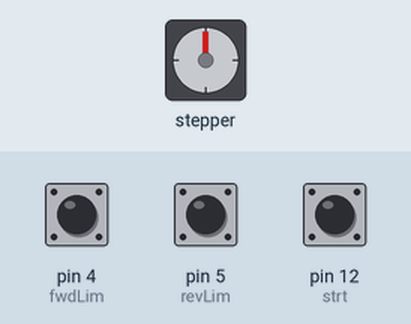
Simulated run of this sketch. Board: Arduino Uno, built with avr-gcc and run on an emulated ATmega328P. On the bench: stepper motor. Wiring (inferred from the names in the program): stepper motor driver (200 steps per turn assumed): step pin 3; direction pin 2; enable pin 7. The test bench sets the inputs (shaded band); at power-on: pin 12 (strt) HIGH, pin 5 (revLim) HIGH, pin 4 (fwdLim) HIGH.

Above: at 1.2 s.
1.3 s: pin 12 (strt) pulled LOW for 1 s
At 1.54 s:
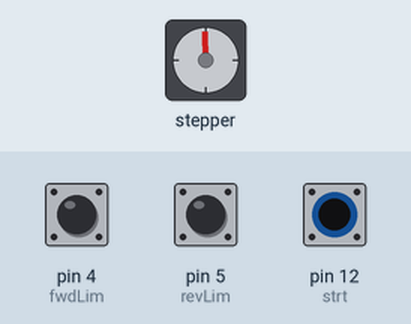
3.8 s: pin 12 (strt) driven LOW
At 5.9 s:
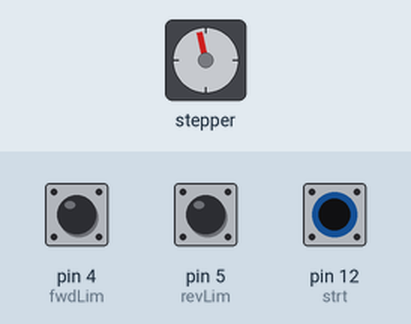
6.8 s: pin 5 (revLim) pulled LOW for 1 s
10.8 s: pin 4 (fwdLim) pulled LOW for 1 s
14.8 s: pin 5 (revLim) pulled LOW for 0.15 s
17.9 s: pin 4 (fwdLim) pulled LOW for 3.2 s
At 24.3 s:
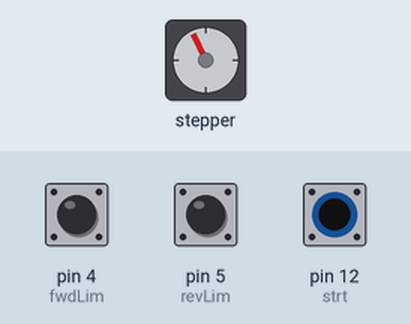
Timing chart, 0 to 30.5 s (numbered marks = the images above; inputs shaded):
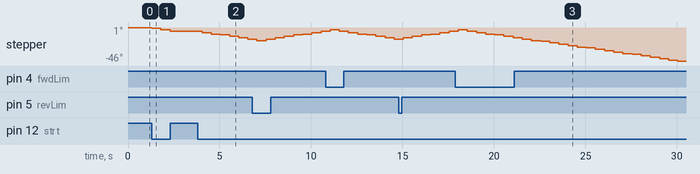

The sketch:

Stepper_Controller_with_Limit_Switch.ino
```cpp
const int dirPin = 2;
const int pulsPin = 3;
const int enPin = 7;

boolean motStart = false;
boolean motStop = false;
boolean fwd = false;

unsigned long prevMStart = 0;
unsigned long currMStart;
const long intMStart = 250;

const int fwdLim = 4;
const int revLim = 5;
//const int fwdLim = 4;
//const int revLim = 5;
const int strt = 12;

void setup() {
  pinMode(fwdLim, INPUT_PULLUP);
  pinMode(revLim, INPUT_PULLUP);
  pinMode(strt, INPUT_PULLUP);
  pinMode(dirPin, OUTPUT);
  pinMode(pulsPin, OUTPUT);

  pinMode(enPin, OUTPUT);
  digitalWrite(enPin, LOW);
}


void rotation() {
  if (fwd){
    digitalWrite(dirPin, HIGH);
    if (digitalRead(fwdLim) == LOW){
      motStart = false;
      fwd = false;
    }
  }
  else {
    digitalWrite(dirPin, LOW);
    if (digitalRead(revLim) == LOW){
      motStart = false;
      fwd = true;
    }
  }
}

void motorStop() {
  analogWrite(pulsPin, 0);
}

void motorStart() {
  analogWrite(pulsPin, 125);
}


void startStepper() {
  if (motStart == true){
    rotation();
    motorStart();
  }
  if (motStart == false){
    motorStop();
  }
}


void startPressed() {
  currMStart = millis();
  if (digitalRead(strt) == LOW){
    if (currMStart - prevMStart >= intMStart){
      prevMStart = currMStart;
      //insert code
      motStart = !motStop;
      motStop = motStart;
      //insert code
    }
  }
}

void loop() {
  startStepper();
  startPressed();

}
```
